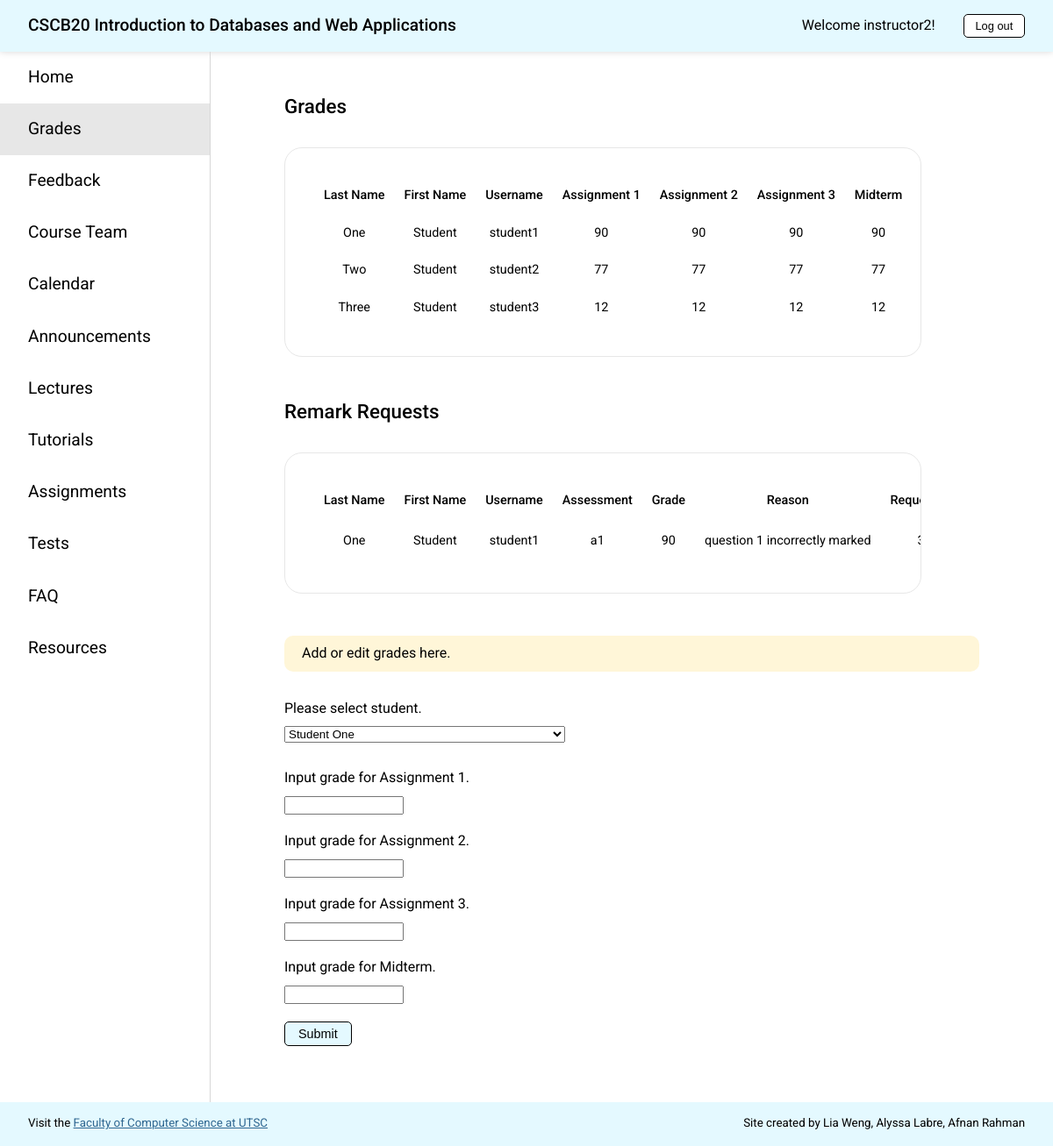
/grades (signed in), run on the app's committed database.
### app.py (models this page shows, shortened)
class Student(db.Model):
    __tablename__ = 'Student'
    id = db.Column(db.Integer, primary_key=True)
    username = db.Column(db.String(20), unique=True, nullable=False)
    password = db.Column(db.String(20), nullable=False)
    first_name = db.Column(db.String(40), nullable=False)
    last_name = db.Column(db.String(40), nullable=False)
    a1 = db.Column(db.Integer)
    a2 = db.Column(db.Integer)
    a3 = db.Column(db.Integer)
    midterm = db.Column(db.Integer)
    remark = db.relationship('Remark', backref='student', lazy=True)

class Remark(db.Model):
    __tablename__ = 'Remark'
    id = db.Column(db.Integer, primary_key=True)
    student_username = db.Column(db.String(20), db.ForeignKey(
        'Student.username'), nullable=False)
    student_first_name = db.Column(db.String(40), nullable=False)
    student_last_name = db.Column(db.String(40), nullable=False)
    item = db.Column(db.String(20), nullable=False)
    grade = db.Column(db.Integer)
    reason = db.Column(db.String(1000), nullable=False)

### app.py (the view)
@app.route('/grades', methods=['GET', 'POST'])
def grades():
    check_authorization()
    all_remarks = get_allremarks()
    students = get_allstudents()
    if request.method == 'GET':
        if session['type'] == 'student':
            student = get_student(session['user'])
            remarks = get_student_remark(student.username)
            return render_template('grades_s.html', page='grades', remarks=remarks, student=student)
        else:
            return render_template('grades_i.html', page='grades', remarks=all_remarks, students=students)
    else:
        return add_grades(request.form['student'], request.form['a1'], request.form['a2'], request.form['a3'], request.form['midterm'], students=students)

### app.py (called while the page is built)
def check_authorization():
    if "user" not in session:
        abort(403, "Please sign in to access this page.")

def get_allstudents():
    return Student.query.all()

def get_allremarks():
    return Remark.query.all()

### templates/grades_i.html (shortened to what this page needs)
<!DOCTYPE html>
<html lang="en">
<head>
  <link rel="stylesheet" href="{{ url_for('static', filename='styles.css') }}">
</head>
<body onload="hideMessage()">
  {% extends "template.html" %}
  {% block content %}
  <div class="content">
    <h1 class="page-title">Grades</h1>
    <div class="table-container-grades">
      <table>
        <tr>
          <th>Last Name</th>
          <th>First Name</th>
          <th>Username</th>
          <th>Assignment 1</th>
          <th>Assignment 2</th>
          <th>Assignment 3</th>
          <th>Midterm</th>
        </tr>
        {% for student in students %}
        <tr>
          <td>{{student.last_name}}</td>
          <td>{{student.first_name}}</td>
          <td>{{student.username}}</td>
          <td>{{student.a1}}</td>
          <td>{{student.a2}}</td>
          <td>{{student.a3}}</td>
          <td>{{student.midterm}}</td>
        </tr>
        {% endfor%}
      </table>
    </div>
    <h1 class="page-title">Remark Requests</h1>
    <div class="table-container-grades">
      <table>
        <tr>
          <th>Last Name</th>
          <th>First Name</th>
          <th>Username</th>
          <th>Assessment</th>
          <th>Grade</th>
          <th>Reason</th>
          <th>Request ID</th>
        </tr>
        {% for remark in remarks %}
        <tr>
          <td>{{remark.student_last_name}}</td>
          <td>{{remark.student_first_name}}</td>
          <td>{{remark.student_username}}</td>
          <td>{{remark.item}}</td>
          <td>{{remark.grade}}</td>
          <td>{{remark.reason}}</td>
          <td>{{remark.id}}</td>
        </tr>
        {% endfor %}
      </table>
    </div>
    <p class="message edit-grades">Add or edit grades here.</p>
    <form class="addgrades-form" action="/grades" method="post">
      <label for="student">Please select student.</label>
      <select name="student">
        {% for student in students %}
        <option value={{student.username}}>{{student.first_name}} {{student.last_name}}</option>
        {% endfor %}
      </select>
      <div class="grade-input">
        <label for="a1">Input grade for Assignment 1.</label>
        <input id="a1" name="a1" type="text">
      </div>
      <div class="grade-input">
        <label for="a2">Input grade for Assignment 2.</label>
        <input id="a2" name="a2" type="text">
      </div>
      <div class="grade-input">
        <label for="a3">Input grade for Assignment 3.</label>
        <input id="a3" name="a3" type="text">
      </div>
      <div class="grade-input">
        <label for="midterm">Input grade for Midterm.</label>
        <input id="midterm" name="midterm" type="text">
      </div>
      <div>
        <button type="submit">Submit</button>
      </div>
    </form>
  </div>
  {% endblock %}

### static/styles.css (style rules this page uses)
@media screen and (min-width: 770px) { html { font-size: 16px; } }
body { box-sizing: border-box; margin: 0; padding: 0; font-family: "Roboto", sans-serif; line-height: 130%; }
p { margin: 0; }
h1 { font-size: 1.4rem; font-weight: 400; line-height: 130%; margin: 0; }
button { background-color: #e4f9ff; border: 1px solid black; padding: 5px 15px; border-radius: 5px; font-size: 0.9rem; }
select { margin: 10px 0 30px 0; width: 20rem; }
.page-title { margin: 1rem 20px 2rem 20px; font-weight: 500; }
.message { background-color: #fff6d8; padding: 10px 20px; border-radius: 10px; margin: 0 20px; }
.content { min-height: 80vh; }
@media screen and (min-width: 770px) { .content { padding: 2rem 4rem; } }
@media screen and (min-width: 551px) { .table-container-grades { overflow-x: auto; margin: 2rem 20px 3rem 20px; padding: 2rem; border: 1px solid #e7e7e7; border-radius: 20px; } }
@media screen and (min-width: 551px) { .table-container-grades table { width: max-content; text-align: center; table-layout: fixed; font-size: 0.9rem; } }
@media screen and (min-width: 1024px) { .table-container-grades { width: 55vw; } }
th { font-weight: 500; padding: 10px; }
td { padding: 10px; }
.addgrades-form { margin: 2rem 20px; display: flex; flex-direction: column; }
.grade-input { display: flex; flex-direction: column; margin-bottom: 20px; }
.grade-input input { margin-top: 10px; width: 8rem; }
.edit-grades { margin-top: 20px; }

### data on the page
Student: last_name "One", first_name "Student", username "student1", a1 "90", a2 "90", a3 "90", midterm "90"
Student: last_name "Two", first_name "Student", username "student2", a1 "77", a2 "77", a3 "77", midterm "77"
Student: last_name "Three", first_name "Student", username "student3", a1 "12", a2 "12", a3 "12", midterm "12"
Remark: student_last_name "One", student_first_name "Student", student_username "student1", item "a1", grade "90", reason "question 1 incorrectly marked"

### other printed values
{{ session['user'] }} "instructor2"
form field student "Student One"
